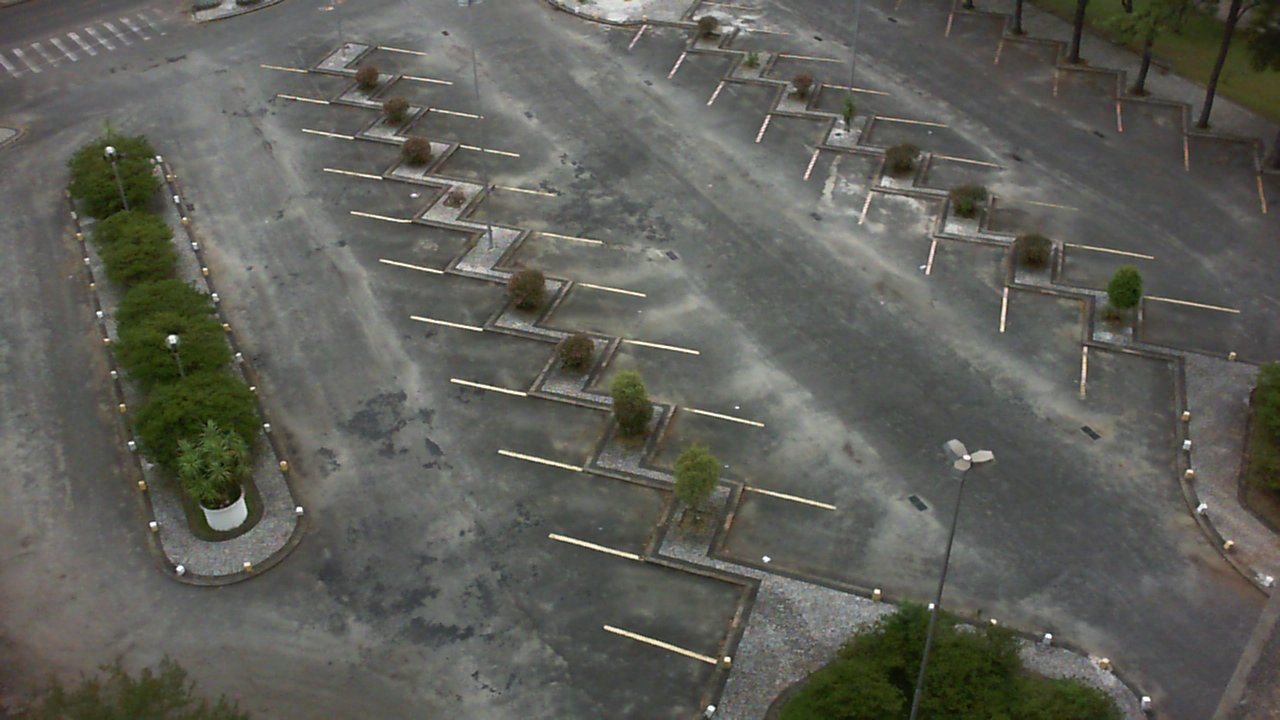
//> input picture input.jpg, 1280 x 720 px
$ ./task2   (built with g++ and OpenCV 4)
//> lines starting //> are read from the running program, lines starting //| are printed output that depends on the picture; after the words box and inside, x2 and y2 are one past the last pixel; in counts of white or black regions, pixels touching at a corner belong together
#include<opencv2/core/core.hpp>
#include<opencv2/highgui/highgui.hpp>
#include<opencv2/imgproc.hpp>
#include<iostream>


using namespace std;
using namespace cv;

Mat colorImage;
Mat grayImage,bluredImage,detected_edges, final, croppedframe;
int alpha_slider, thresh1, angle=10;
double alpha;
double beta;
Mat img, imgHsv;

const int alpha_slider_max = 200;
const int angle_max = 359;
int lowThreshold = 80;//80 or 100 gives the best
const int max_lowThreshold = 50;
// const int ratio = 3;
const int kernel_size = 3;
const char* window_name = "Canny Image fromm fn";
Mat edges, rangeMask, rangeMask3C;

static Mat CannyThreshold(Mat grayImage)
{

//step2: we apply gaussian blur
GaussianBlur( grayImage, bluredImage, Size( 3,3), 0, 0 );

//step3:Apply Canny edge detection
// Canny( bluredImage, detected_edges, lowThreshold, lowThreshold*3, kernel_size );

Canny( bluredImage, detected_edges, lowThreshold, lowThreshold*3);

final = Scalar::all(0);
// colorImage.copyTo( final, detected_edges);
// imshow( window_name, final );
imshow( window_name, detected_edges );


return detected_edges;

}


static void on_trackbar( int, void* )
{
GaussianBlur( grayImage, grayImage, Size( 3,3), 0, 0 );
Canny(grayImage, edges, 100, 200);


// Create a vector to store lines of the image

vector<Vec4i> lines;
// Apply Hough Transform
HoughLinesP(edges, lines, 1, CV_PI/180, thresh1, angle, 5);
// Draw lines on the image
for (size_t i=0; i<lines.size(); i++) {
    Vec4i l = lines[i];
    line(img, Point(l[0], l[1]), Point(l[2], l[3]), Scalar(255, 0, 0), 3, LINE_AA);
}
// Show result image
imshow("HoughLines", img);
}


int main(int argc, char** argv)
{
img = cv::imread("input.jpg", IMREAD_COLOR);
//> img is the input picture: 720 rows x 1280 cols, CV_8UC3; mean B, G, R 87.6, 94.5, 94
imshow("Original image",img);

cvtColor(img, imgHsv, COLOR_BGR2HSV);
//> imgHsv: 720 rows x 1280 cols, CV_8UC3; mean H, S, V 48.1, 30.7, 96.3
namedWindow("HSV Image", WINDOW_NORMAL);
imshow("HSV Image", imgHsv);
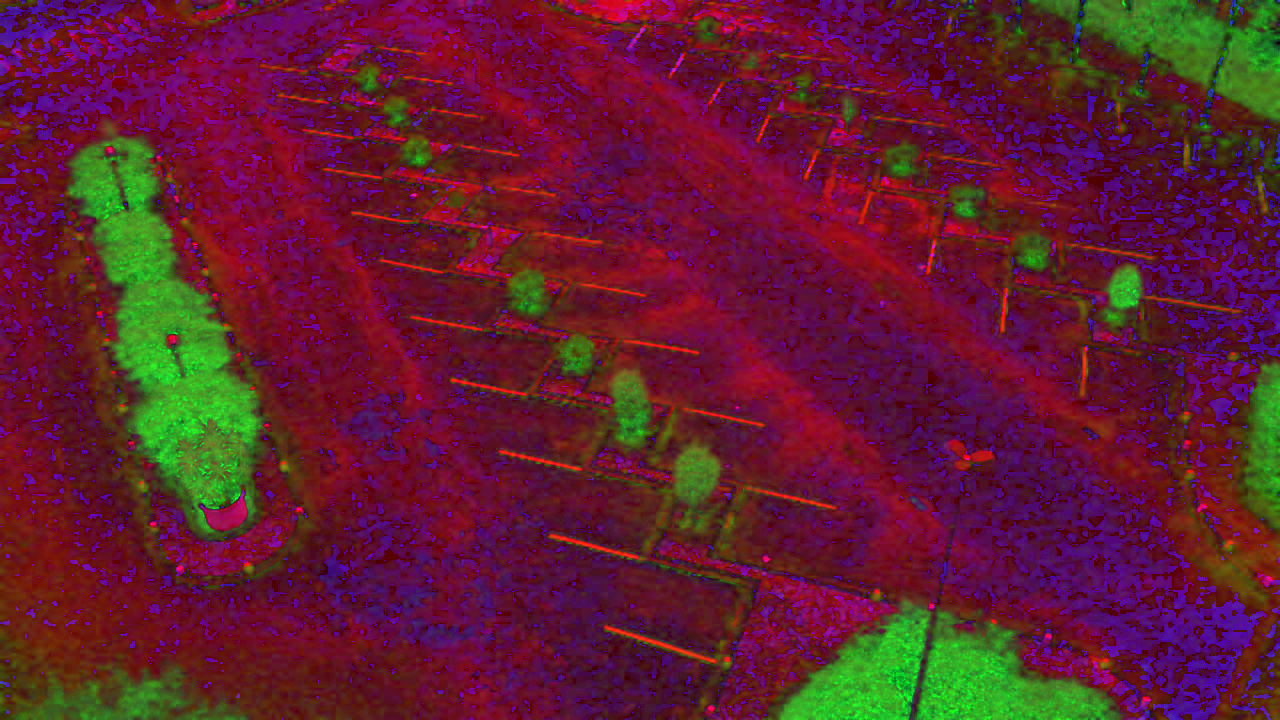
//> window 'HSV Image': 720 rows x 1280 cols, CV_8UC3; mean B, G, R 48.1, 30.7, 96.3

cvtColor(img,grayImage, COLOR_BGR2GRAY);

Mat contourStart = CannyThreshold(grayImage);
//> in CannyThreshold, `Canny( bluredImage, detected_edges, lowThreshold, lowThreshold*3);`:
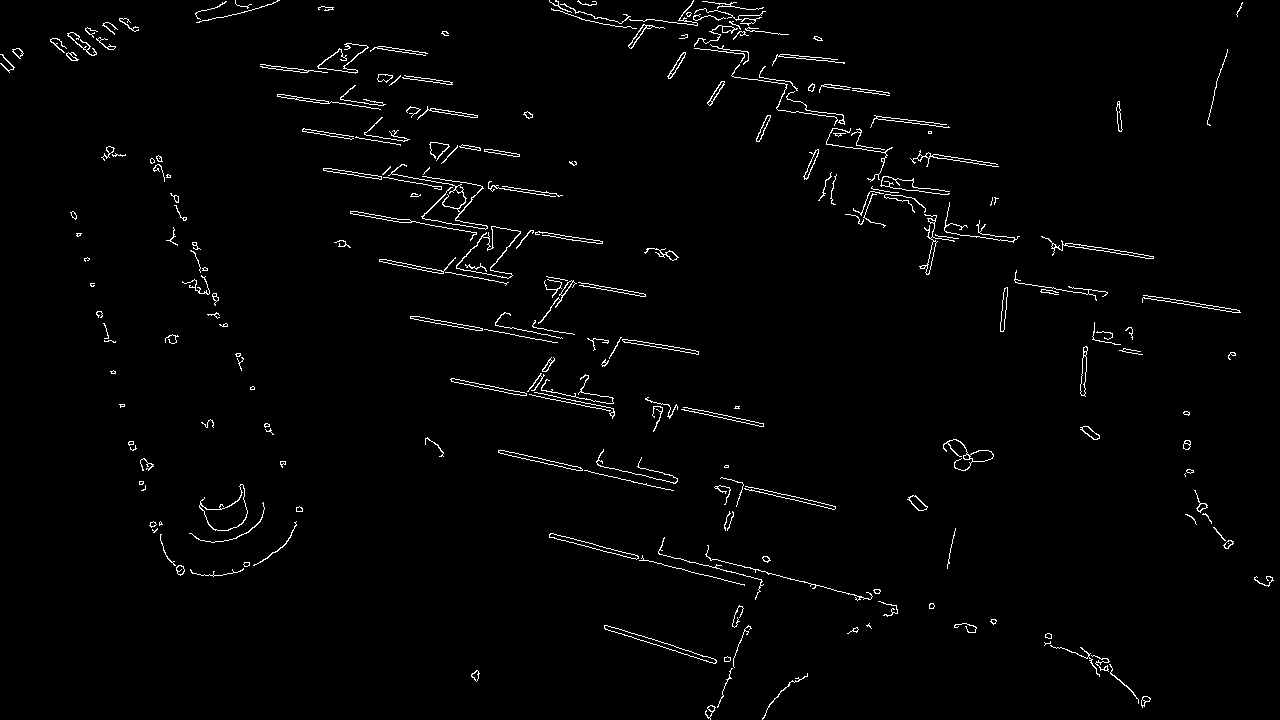
//> detected_edges: 720 rows x 1280 cols, CV_8UC1; 1.7% white in thin lines or dots

//now we find the contours


vector<vector<Point> > contours;
vector<Vec4i> hierarchy;
findContours( contourStart, contours, hierarchy, RETR_TREE, CHAIN_APPROX_SIMPLE );
//> contours = 347 contours, 217 with area under 20; largest, box (x1, y1, x2, y2) and area: (456, 226, 521, 279) 1500, (456, 226, 521, 279) 1437, (199, 484, 248, 531) 959, (199, 484, 248, 531) 916, (604, 625, 717, 664) 478

//displaying the contours
        Mat drawing = Mat::zeros( contourStart.size(), CV_8UC3 );

        for( size_t i = 0; i< contours.size(); i++ )
        {
            Scalar color = Scalar( 0,0,255 );
            drawContours( drawing, contours, (int)i, color, 2, LINE_8, hierarchy, 0 );
        }

        imshow( "Contours", drawing );

// GaussianBlur( grayImage, grayImage, Size( 3,3), 0, 0 );
// Canny(grayImage, edges, 100, 200);

//---------------------------------------------

        Scalar lower_white(6, 25, 132);
        Scalar upper_white(161, 244, 255);

        // Create mask using the color range defined
        inRange(imgHsv, lower_white, upper_white, rangeMask);
//> rangeMask: 720 rows x 1280 cols, CV_8UC1; 1.2% white; 878 white regions (731 under 20 px), largest, box (x1, y1, x2, y2) and area: (604, 625, 717, 664) 516, (195, 226, 228, 272) 408, (745, 487, 837, 510) 296

        namedWindow("HSV ImageMask", WINDOW_NORMAL);
        imshow("HSV ImageMask", rangeMask);

        cvtColor(rangeMask, rangeMask3C, COLOR_GRAY2BGR);

        bitwise_and(img, rangeMask3C, final, rangeMask);
        namedWindow("Lines Masked", WINDOW_NORMAL);
        imshow("Lines Masked", final);

        //now i will apply closing to connect the lines

        morphologyEx( final, final, MORPH_CLOSE, cv::getStructuringElement(MORPH_RECT,Size(7,7) ));
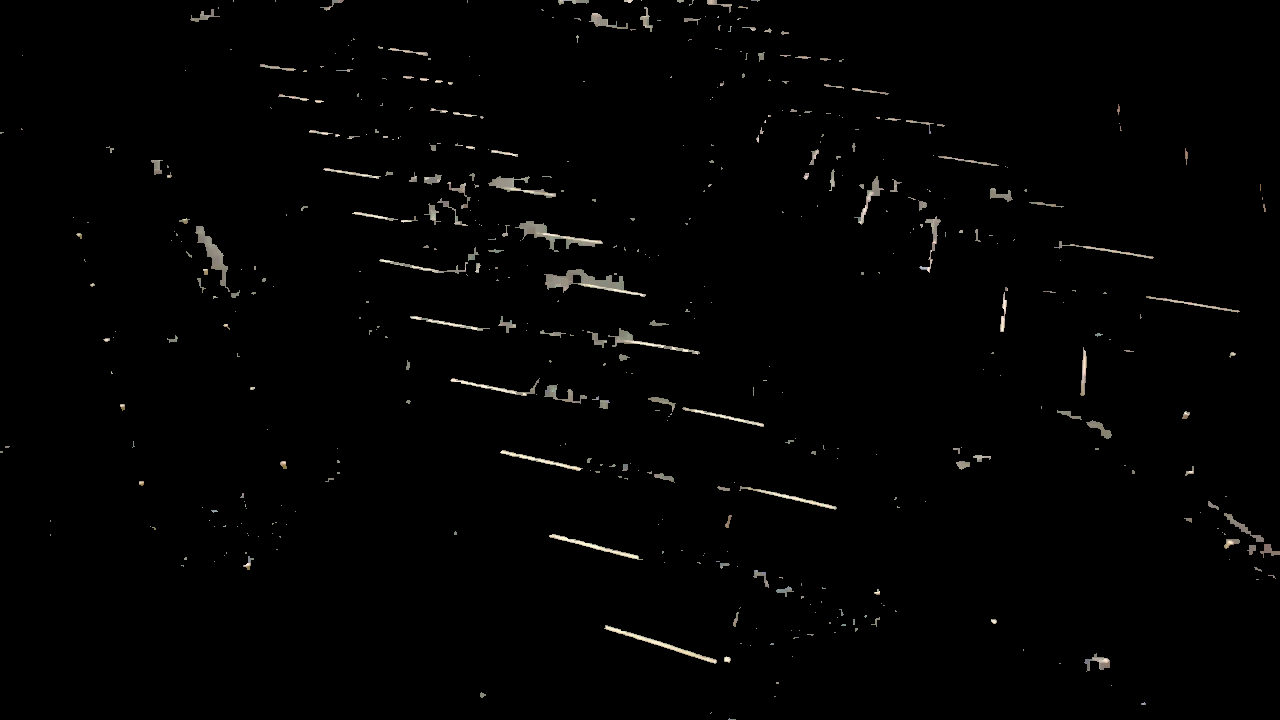
//> final: 720 rows x 1280 cols, CV_8UC3; mean B, G, R 2.4, 2.7, 2.8
        imshow("Closed final", final);

//---------------------------------------------------------------


namedWindow("HoughLines", WINDOW_AUTOSIZE);
char TrackbarName[50],TrackbarName2[50];
sprintf( TrackbarName, "Alpha x %d", alpha_slider_max );
createTrackbar( TrackbarName, "HoughLines", &thresh1, alpha_slider_max, on_trackbar );
sprintf( TrackbarName2, "Angle x %d", alpha_slider_max );
createTrackbar( TrackbarName2, "HoughLines", &angle, angle_max, on_trackbar );

waitKey(0);
//> in on_trackbar, `Canny(grayImage, edges, 100, 200);`: edges: 720 rows x 1280 cols, CV_8UC1; 1.8% white in thin lines or dots
//> in on_trackbar, `HoughLinesP(edges, lines, 1, CV_PI/180, thresh1, angle, 5);`: lines = 459 lines (x1, y1, x2, y2), first 8: [668, 416, 669, 405], [80, 226, 94, 221], [1119, 112, 1119, 101], [421, 183, 426, 165], [516, 328, 526, 322], [848, 147, 860, 145], [602, 409, 604, 396], [639, 37, 644, 17]
//> the loop in on_trackbar, `for (size_t i=0; i<lines.size(); i++)` made 459 passes
//> after the loop in on_trackbar, `for (size_t i=0; i<lines.size(); i++)`:
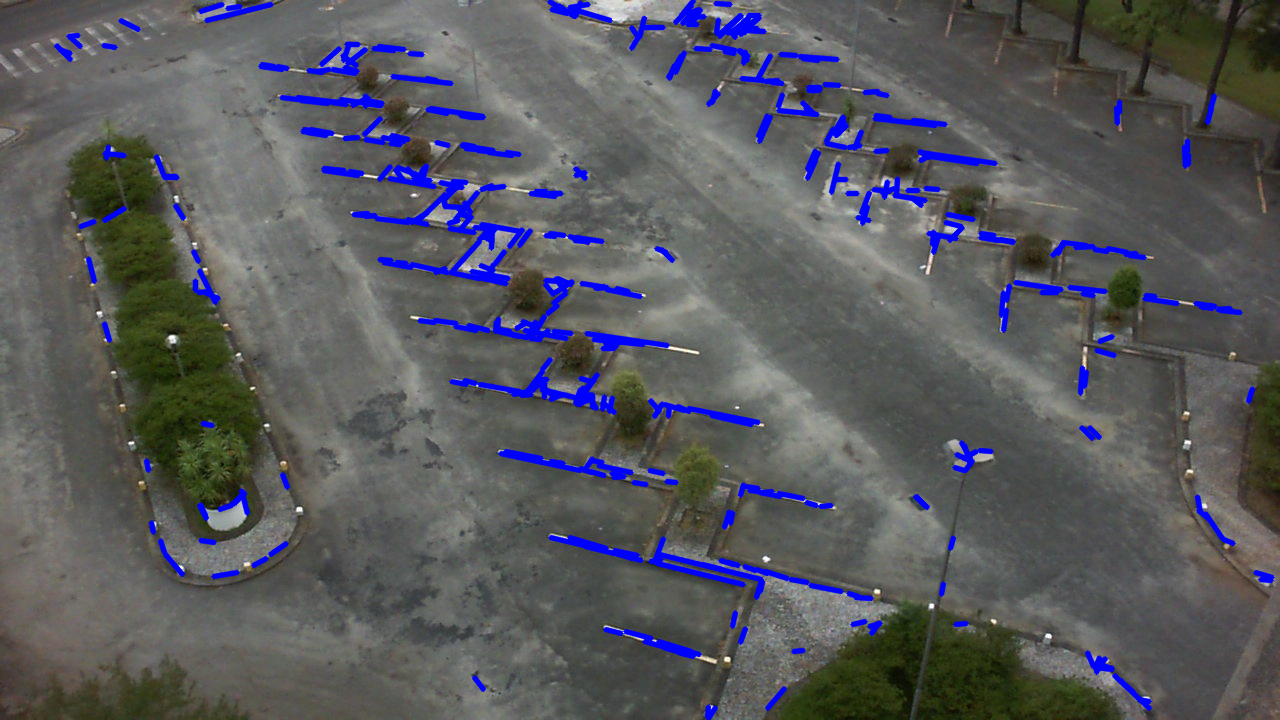
//> img: 720 rows x 1280 cols, CV_8UC3; mean B, G, R 94.2, 89.4, 88.7
return(0);

}
